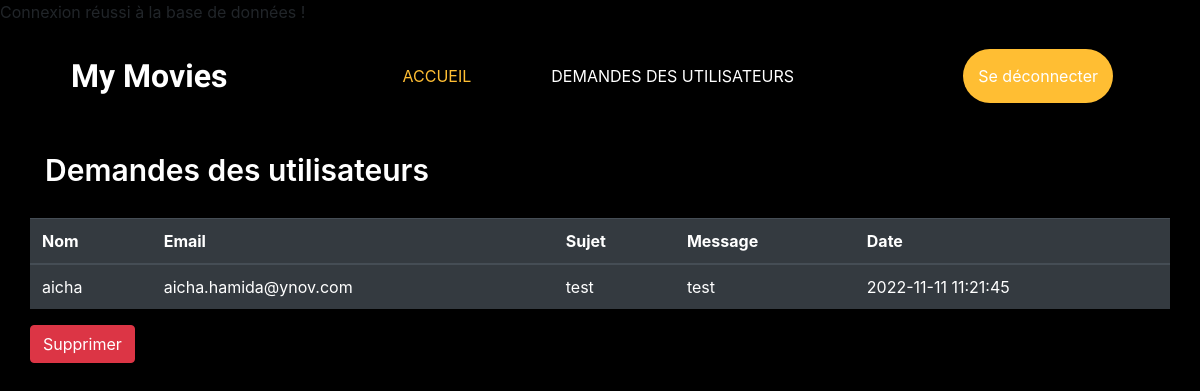
/admin/moviesrequest.php, run on the app's committed database.
### tables this page shows
CREATE TABLE `contact` (
  `contact_id` int(20) NOT NULL,
  `fullname` varchar(50) NOT NULL,
  `Email` varchar(100) NOT NULL,
  `Sujet` varchar(200) NOT NULL,
  `Message` varchar(2000) DEFAULT NULL,
  `Date` timestamp NOT NULL DEFAULT current_timestamp() ON UPDATE current_timestamp()
);

### admin/moviesrequest.php (the view, shortened to what this page needs)
<?php
include('../controller/connectdb.php');
?>
<!DOCTYPE html>
<html lang="fr-FR">
<head>
    <link rel="stylesheet" type="text/css" href="https://cdnjs.cloudflare.com/ajax/libs/OwlCarousel2/2.3.4/assets/owl.carousel.min.css" />
    <link rel="stylesheet" href="https://cdnjs.cloudflare.com/ajax/libs/jquery-nice-select/1.1.0/css/nice-select.min.css" />
    <link href="https://cdnjs.cloudflare.com/ajax/libs/font-awesome/6.2.0/css/all.min.css" rel="stylesheet" />
    <link href="https://cdn.jsdelivr.net/npm/bootstrap@4.6.2/dist/css/bootstrap.min.css" rel="stylesheet" />
    <link href="../css/style.css" rel="stylesheet" />
</head>
<body>
    <header class="header_section">
        <div class="container ">
            <nav class="navbar navbar-expand-lg custom_nav-container ">
                <a class="navbar-brand" href="index.php">
                    <span>
                        My Movies
                    </span>
                </a>
                <div class="collapse navbar-collapse " id="navbarSupportedContent ">
                    <ul class="navbar-nav mx-auto ">
                        <li class="nav-item active ">
                            <a class="nav-link " href="index.php">Accueil</a>
                        </li>
                        <li class="nav-item ">
                            <a class="nav-link " href="users.php"><span class="sr-only">Gestion des utilisateurs</span></a>
                        </li>
                        <li class="nav-item ">
                            <a class="nav-link " href="moviesrequest.php"> Demandes des utilisateurs</a>
                        </li>
                    </ul>
                    <form class="form-inline my-2 my-lg-0 ">
                        <a href="../controller/logout.php" class="btn my-2 connexion my-sm-0 mr-3" type="submit">Se déconnecter</a>
                    </form>
                </div>
            </nav>
        </div>
    </header>
    <section class="contact-section">
        <div class="container mt-4">
            <h2 class="contact_taital mt-4">Demandes des utilisateurs</h2>
            <div class="row">
                <?php
                $sql = "SELECT * FROM contact";
                $result = $conn->query($sql);
                $list = '';
                if ($result->num_rows > 0) {
                    if ($row = $result->fetch_assoc()) {
                        $list = $list .
                            '<table class="table table-dark">
                            <thead>
                                <tr>
                                    <th scope="col">Nom</th>
                                    <th scope="col">Email</th>
                                    <th scope="col">Sujet</th>
                                    <th scope="col">Message</th>
                                    <th scope="col">Date</th>
                                </tr>
                            </thead>
                            <tbody>';
                        $list = $list . '<tr>
                                    <td>' . $row['fullname'] . '</td>
                                    <td>' . $row['Email'] . '</td>
                                    <td>' . $row['Sujet'] . '</td>
                                    <td>' . $row['Message'] . '</td>
                                    <td>' . $row['Date'] . '</td>
                                </tr>
                                </tbody>
                                </table>
                                <a href="delete.php?id=' . $row['contact_id'] . '" class="btn btn-danger">Supprimer</a>';
                    }
                } else {
                    echo "Il n'y a pas de demandes via le formulaire de contact";
                }
                echo $list;
                ?>
            </div>
        </div>
    </section>
</body>
</html>

### css/style.css (style rules this page uses)
.header_section { padding: 15px 0; background-color: #000000; }
.header_section .container { padding-right: 25px; padding-left: 25px; }
.navbar-brand { font-family: 'Dancing Script', cursive; }
.navbar-brand span { font-weight: bold; font-size: 32px; color: #ffffff; }
.custom_nav-container .navbar-nav .nav-item .nav-link { padding: 5px 20px; color: #ffffff; text-align: center; text-transform: uppercase; border-radius: 5px; -webkit-transition: all 0.3s; transition: all 0.3s; }
.custom_nav-container .navbar-nav .nav-item:hover .nav-link, .custom_nav-container .navbar-nav .nav-item.active .nav-link { color: #ffbe33; }
.connexion { display: inline-block; padding: 15px; margin: 10px; background-color: #ffbe33; color: #ffffff; border-radius: 45px; -webkit-transition: all 0.3s; transition: all 0.3s; border: none; }
table { width: 100%; border-collapse: collapse; }
body { background-color: #000 }
h2 { font-size: 30px; font-weight: 600; margin-bottom: 30px; color: #fff; }
a { text-decoration: none !important; background-color: transparent; }

### data on the page
contact: fullname "aicha", Email "aicha.hamida@ynov.com", Sujet "test", Message "test", Date "2022-11-11 11:21:45"
